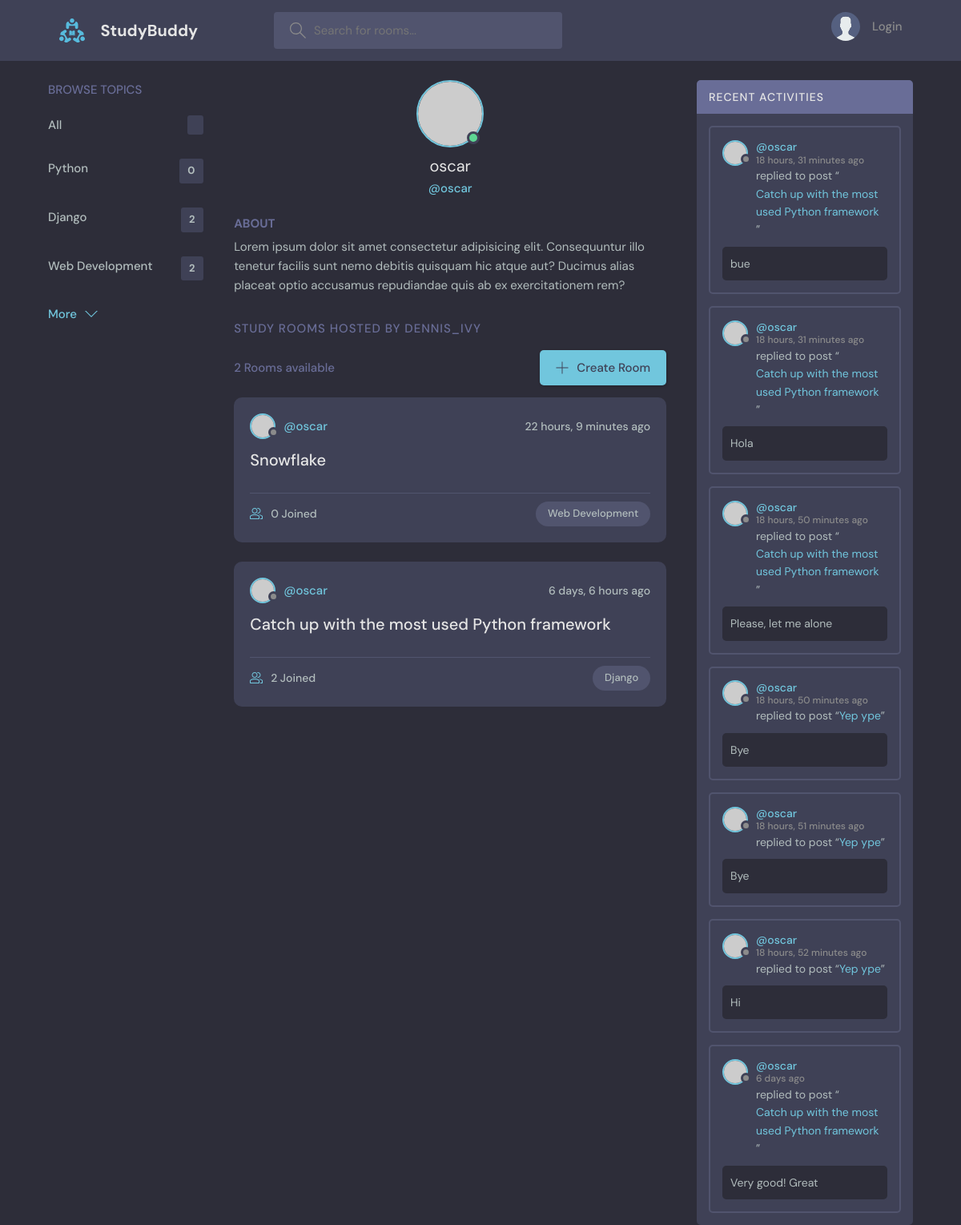
Before: /studybud/profile/1/ with the older database file.
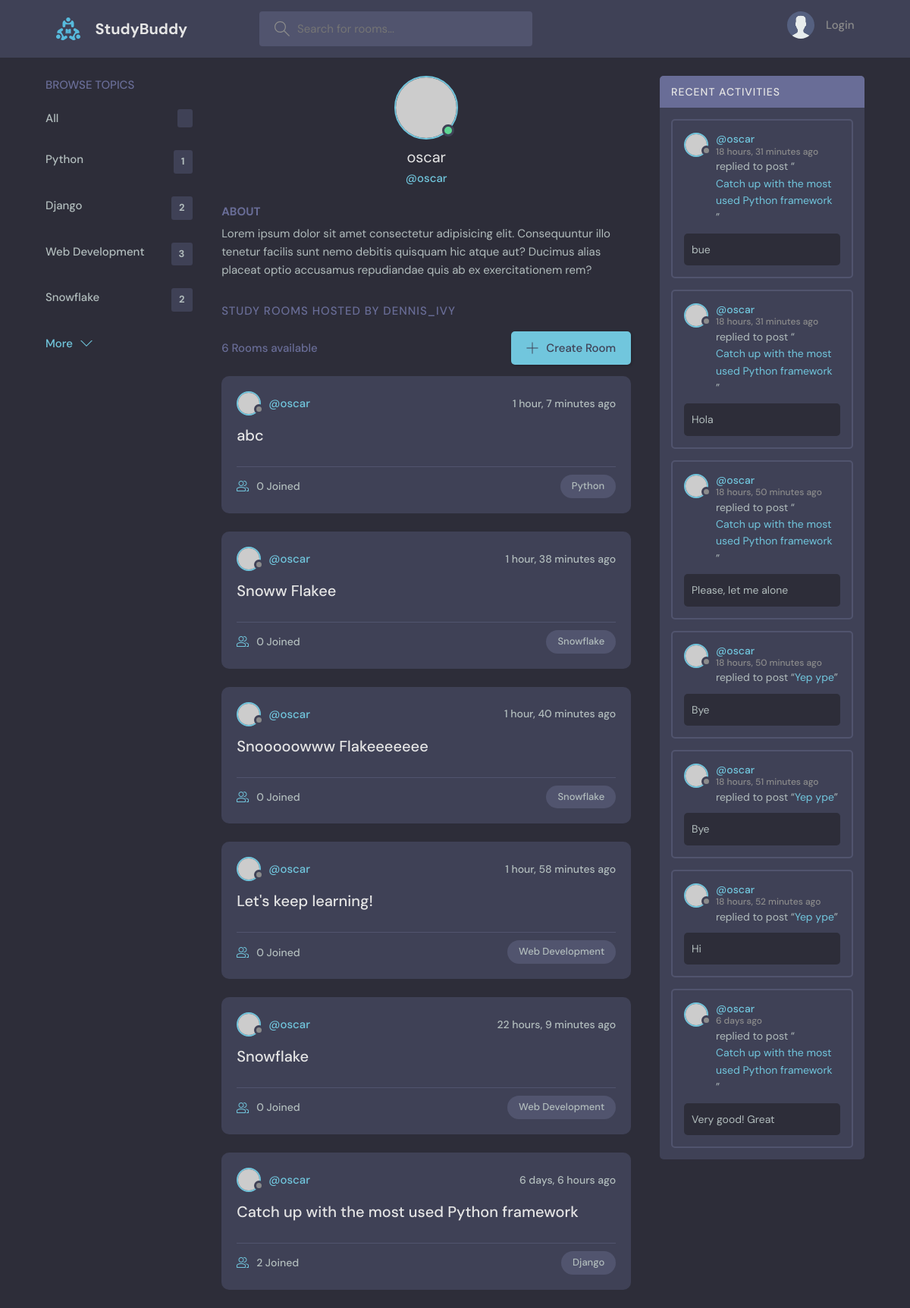
After: the same page with the newer database file.
### studybud/models.py (models this page shows, shortened)
class Topic(models.Model):
    name = models.CharField(max_length=200)

class Room (models.Model):
    host = models.ForeignKey(User, on_delete=models.SET_NULL, null=True)
    topic = models.ForeignKey(Topic, on_delete=models.SET_NULL, null=True) # when the room is deleted we still mantain the rooms
    name = models.CharField(max_length=200)
    description = models.TextField(null=True, blank=True)
    participants = models.ManyToManyField(User, related_name='participants', blank=True)
    updated = models.DateTimeField(auto_now=True) #updates the timestamp for every change
    created = models.DateTimeField(auto_now_add=True) #only takes the timestamp when we create the instance
    class Meta:
        ordering = ['-updated', '-created'] # the negative in front means reverse

class Message(models.Model):
    user = models.ForeignKey(User, on_delete=models.CASCADE)
    room = models.ForeignKey(Room, on_delete=models.CASCADE)
    body = models.TextField()
    updated = models.DateTimeField(auto_now=True)
    created = models.DateTimeField(auto_now_add=True)
    class Meta:
        ordering = ['-updated', '-created'] # the negative in front means reverse

### studybud/views.py (the view)
def user_profile(request, pk):
        user = User.objects.get(id=pk)
        rooms = user.room_set.all()
        room_messages = user.message_set.all()
        topics = Topic.objects.all()
        context = {'user':user, 'rooms': rooms, 'room_messages':room_messages, 'topics': topics}
        return render(request, 'profile.html', context)

### studybud/templates/profile.html (shortened to what this page needs)
{% extends 'main.html' %}
{% block content %}
  <main class="profile-page layout layout--3">
    <div class="container">
      {% include 'topics_component.html' %}
      <div class="roomList">
        <div class="profile">
          <div class="profile__avatar">
            <div class="avatar avatar--large active">
              <img src="https://randomuser.me/api/portraits/men/11.jpg" />
            </div>
          </div>
          <div class="profile__info">
            <h3>{{user.username}}</h3>
            <p>@{{user.username}}</p>
          </div>
          <div class="profile__about">
            <h3>About</h3>
            <p>
              Lorem ipsum dolor sit amet consectetur adipisicing elit. Consequuntur illo tenetur
              facilis sunt nemo debitis quisquam hic atque aut? Ducimus alias placeat optio
              accusamus repudiandae quis ab ex exercitationem rem?
            </p>
          </div>
        </div>
        <div class="roomList__header">
          <div>
            <h2>Study Rooms Hosted by dennis_ivy</a>
            </h2>
          </div>
        </div>
        {% include 'feed_component.html' %}
      </div>
      {% include 'activity_component.html' %}
    </div>
  </main>
{% endblock content %}

### templates/main.html (shortened to what this page needs)
<!DOCTYPE html>
{% load static %}
<html lang="en">
  <head>
    <link rel="stylesheet" href="{% static 'styles/style.css' %}" />
  </head>
  <body>
    {% include 'navbar.html' %}
    {% block content %}
    {% endblock %}
  </body>
</html>

### templates/navbar.html (shortened to what this page needs)
{% load static %}
<header class="header header--loggedIn">
    <div class="container">
      <a href="{% url 'home' %}" class="header__logo">
        <img src="{% static 'images/logo.svg' %}" />
        <h1>StudyBuddy</h1>
      </a>
      <form class="header__search" method="GET" action="{% url 'home' %}">
        <label>
          <input name="q" placeholder="Search for rooms..." />
        </label>
      </form>
      <nav class="header__menu">
        {% if request.user.is_authenticated %}
        <div class="header__user">
          <a href="{% url 'user-profile' request.user.id %}">
            <div class="avatar avatar--medium active">
              <img src="https://randomuser.me/api/portraits/men/37.jpg" />
            </div>
            <p>{{request.user.username}} <span>@{{request.user.username}}</span></p>
          </a>
          <button class="dropdown-button">
            <svg version="1.1" xmlns="http://www.w3.org/2000/svg" width="32" height="32" viewBox="0 0 32 32">
              <title>chevron-down</title>
              <path d="M16 21l-13-13h-3l16 16 16-16h-3l-13 13z"></path>
            </svg>
          </button>
        </div>
        {% else %}
        <a href="{% url 'login' %}">
          <img src="{% static 'images/avatar.svg' %}" />
          <p>Login</p>
        </a>
        {% endif %}
      </nav>
    </div>
  </header>

### studybud/templates/topics_component.html
<div class="topics">
    <div class="topics__header">
      <h2>Browse Topics</h2>
    </div>
    <ul class="topics__list">
      <li>
        <a href="{% url 'home'%}">All <span>{{total_rooms}}</span></a>
      </li>
        {% for topic in topics %}
        <li>
            <a href="{% url 'home'%}?q-topic={{topic.name}}">{{topic.name}} <span>{{topic.room_set.all.count}}</span></a>
        </li>
        {% endfor %}
    </ul>
    <a class="btn btn--link" href="topics.html">
      More
      <svg version="1.1" xmlns="http://www.w3.org/2000/svg" width="32" height="32" viewBox="0 0 32 32">
        <title>chevron-down</title>
        <path d="M16 21l-13-13h-3l16 16 16-16h-3l-13 13z"></path>
      </svg>
    </a>
</div>

### studybud/templates/feed_component.html (shortened to what this page needs)
<div class="roomList">
  <div class="roomList__header">
    <div>
      <p>{{rooms.count}} Rooms available</p>
    </div>
    <a class="btn btn--main" href="{% url 'create-room' %}">
      <svg version="1.1" xmlns="http://www.w3.org/2000/svg" width="32" height="32" viewBox="0 0 32 32">
        <title>add</title>
        <path d="M16.943 0.943h-1.885v14.115h-14.115v1.885h14.115v14.115h1.885v-14.115h14.115v-1.885h-14.115v-14.115z">
        </path>
      </svg>
      Create Room
    </a>
  </div>
  {% for room in rooms %}
  <div class="roomListRoom">
    <div class="roomListRoom__header">
      <a href="{% url 'user-profile' room.host.id %}" class="roomListRoom__author">
        <div class="avatar avatar--small">
          <img src="https://randomuser.me/api/portraits/women/11.jpg" />
        </div>
        <span>@{{room.host.username}}</span>
      </a>
      <div class="roomListRoom__actions">
        <span>{{room.created | timesince}} ago</span>
      </div>
    </div>
    <div class="roomListRoom__content">
      <a href="{% url 'room' room.id %}">{{room.name}}</a>
    </div>
    <div class="roomListRoom__meta">
      <a href="{% url 'room' room.id %}" class="roomListRoom__joined">
        {{room.participants.all.count}} Joined
      </a>
      <p class="roomListRoom__topic">{{room.topic.name}}</p>
    </div>
  </div>
  {% endfor %}
</div>

### studybud/templates/activity_component.html (shortened to what this page needs)
<div class="activities">
    <div class="activities__header">
      <h2>Recent Activities</h2>
    </div>
    {% for message in room_messages %}
    <div class="activities__box">
      <div class="activities__boxHeader roomListRoom__header">
        <a href="{% url 'user-profile' message.user.id %}" class="roomListRoom__author">
          <div class="avatar avatar--small">
            <img src="https://randomuser.me/api/portraits/women/11.jpg" />
          </div>
          <p>
            @{{message.user}}
            <span>{{message.created|timesince}} ago</span>
          </p>
        </a>
      </div>
      <div class="activities__boxContent">
        <p>replied to post “<a href="{% url 'room' message.room.id %}">{{message.room.name}}</a>”</p>
        <div class="activities__boxRoomContent">
          {{message.body}}
        </div>
      </div>
    </div>
    {% endfor %}
  </div>

Changed rows visible on the page:
computed for Topic "Python": room_set.all.count "0" → "1"
computed for Topic "Web Development": room_set.all.count "2" → "3"
added Topic: name "Snowflake", room_set.all.count "2"
added Room: host.username "oscar", created "1 hour, 7 minutes", name "abc", participants.all.count "0", topic.name "Python"
added Room: host.username "oscar", created "1 hour, 38 minutes", name "Snoww Flakee", participants.all.count "0", topic.name "Snowflake"
added Room: host.username "oscar", created "1 hour, 40 minutes", name "Snooooowww Flakeeeeeee", participants.all.count "0", topic.name "Snowflake"
added Room: host.username "oscar", created "1 hour, 58 minutes", name "Let's keep learning!", participants.all.count "0", topic.name "Web Development"
Other visible differences:
{{ rooms.count }}: "2" → "6"
